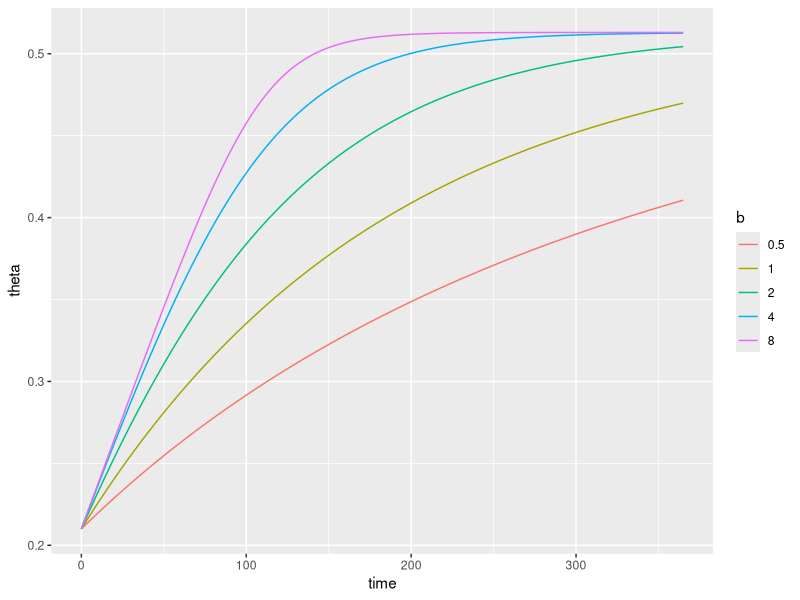
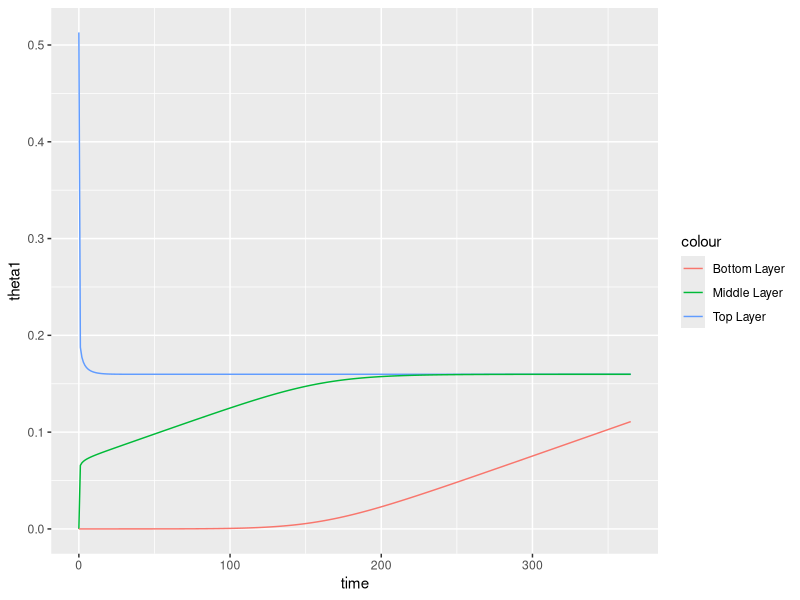
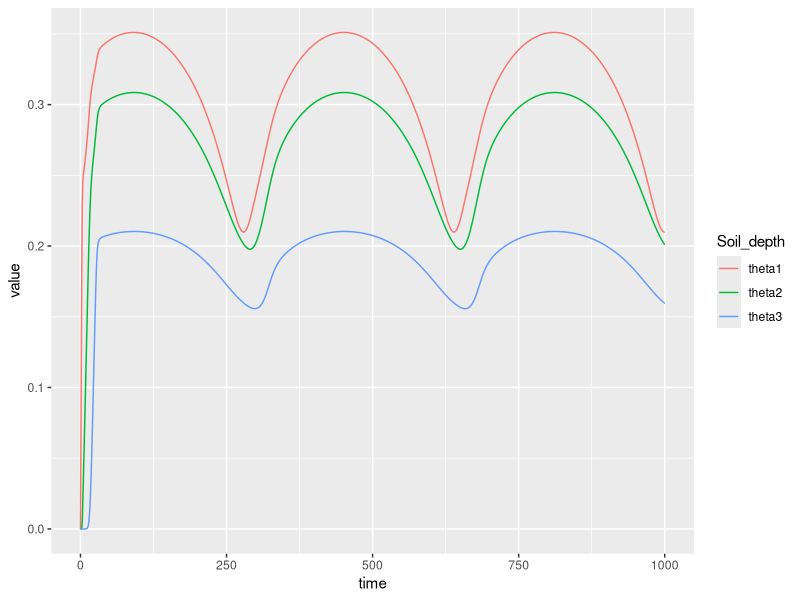
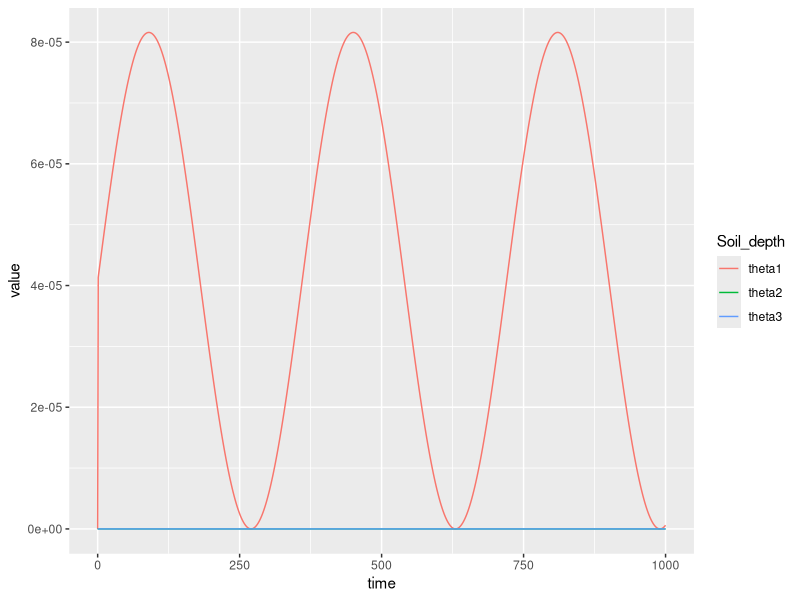
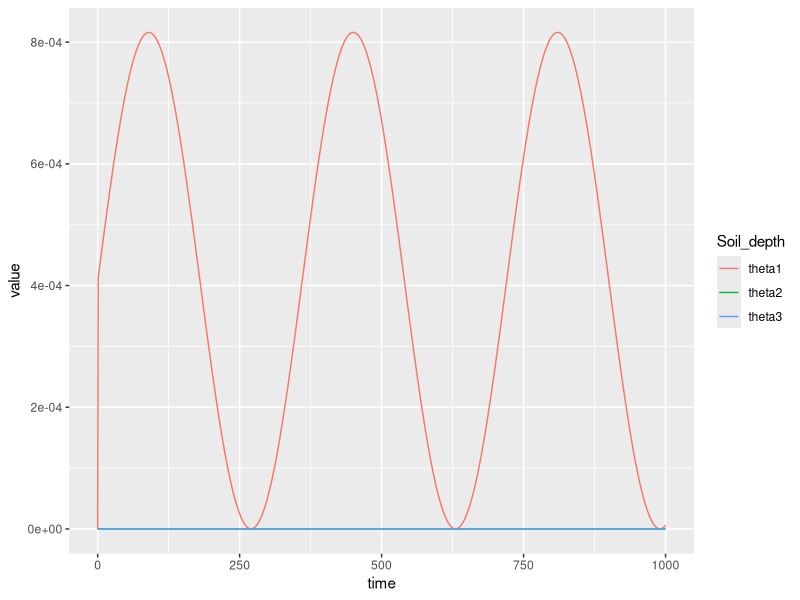
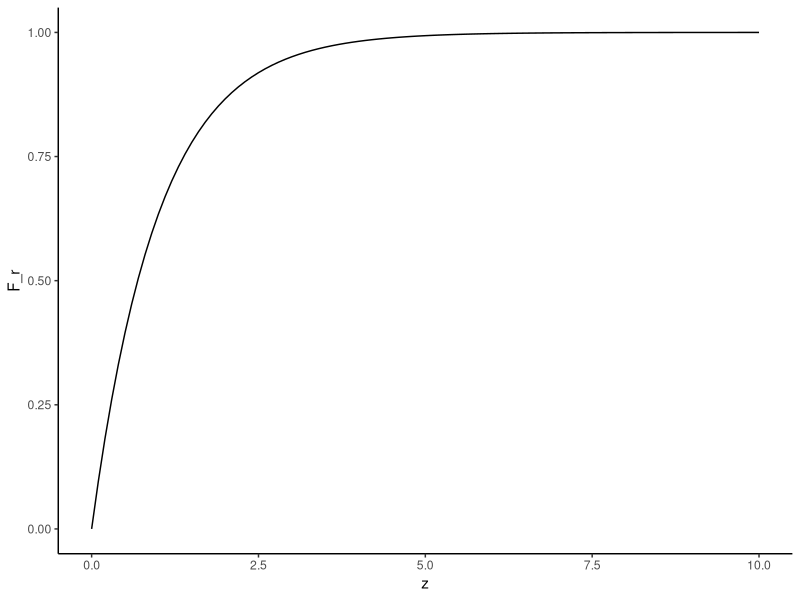
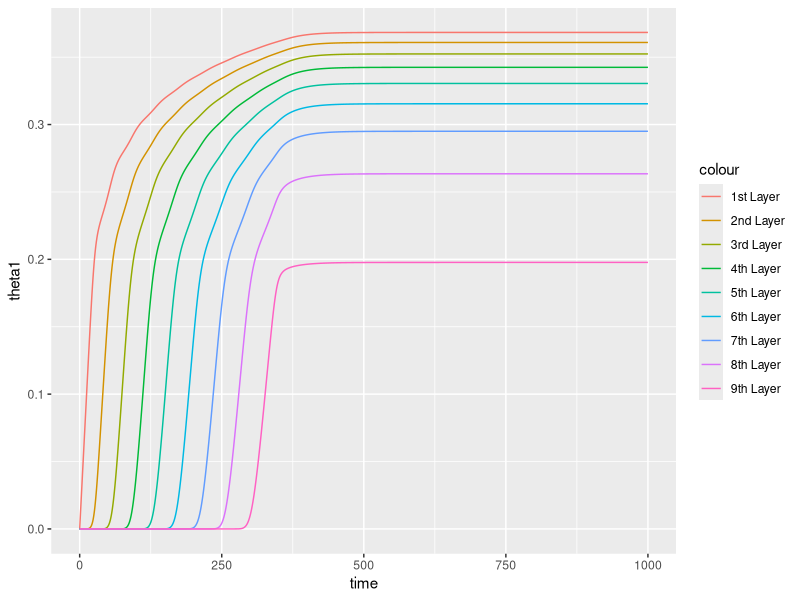
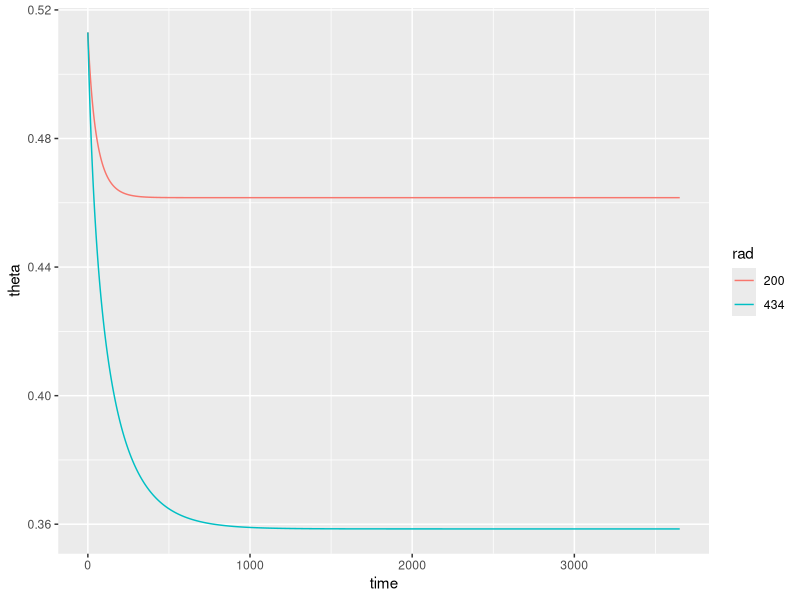

The R script that drew these images, in order:
## ---- chunk 1
knitr::opts_chunk$set(echo = TRUE)
## ---- chunk 2
library(tidyverse)
library(deSolve)
## ---- chunk 3
# Timestep
t <- seq(0,365, by = 1)

# Variables
theta_init <- c(theta=0.210)

# Model parameters
params <- 
  expand_grid(theta_sat = 0.513, 
            R  = 1000/365,
            b = c(1, 0.5, 2, 4, 8),
            z = 1000) %>%
        split(., .$b)

# Rates of change
theta_rates <- function(t, theta, params) {
  with(as.list(c(theta, params)), {
    
    dtheta_dt = (R*(1-(theta/theta_sat)^b))/z

    return(list(c(dtheta_dt)))
  })
}
## ---- chunk 4

logistic_solution <-
  map_dfr(
    params,
    ~ode(
    y = theta_init,
    times = t,
    func = theta_rates,
    parms = .x) %>%
  as.data.frame(), .id = "b")
## ---- chunk 5

logistic_solution %>% 
  ggplot(aes(time, theta, col=b)) +
  geom_line()

## ---- chunk 6
# Timestep
t <- seq(0,365, by = 1)

# Variables
theta_init <- c(theta1=0.513, theta2=0, theta3=0)

# Model parameters for silty loam (Landsberg)
params <- 
  expand_grid(theta_sat = 0.513, 
    R  = 1/365,
    #convert to day
    ksat = c(12.2*24),
    nk = 11.9
    ) %>%
        split(., .$ksat)

# Rates of change
theta_rates <- function(t, theta, params) {
  with(as.list(c(theta, params)), {
    dtheta1_dt = R - (ksat * (theta1/theta_sat)^nk)/0.1
    dtheta2_dt = ((ksat * (theta1/theta_sat)^nk) - (ksat * (theta2/theta_sat)^nk))/0.5
    dtheta3_dt = ((ksat * (theta2/theta_sat)^nk))/0.5
    return(list(c(dtheta1_dt,dtheta2_dt,dtheta3_dt)))
  })
}

## ---- chunk 7

logistic_solution <-
  map_dfr(
    params,
    ~ode(
    y = theta_init,
    times = t,
    func = theta_rates,
    parms = .x) %>%
  as.data.frame(), .id = "ks")
## ---- chunk 8

logistic_solution %>% 
 ggplot(aes(time)) + 
  geom_line(aes(y = theta1, col="Top Layer")) + 
  geom_line(aes(y = theta2, col="Middle Layer")) +
  geom_line(aes(y = theta3, col="Bottom Layer"))


## ---- chunk 9
# Timestep
t <- seq(0,1000, by = 0.1)

# Variables
theta_init <- c(theta11=0, theta22=0, theta33=0, theta44=0)



# Model parameters for silty loam (Landsberg)
params <- list(
  c(
    R=3/365,
    dsat = 1.4,
    nd = 6.5,
    theta_sat = c(0.482),
    b=8,
    amp=0,
    I_constant=1,
    sine_height=1,
    frequency=180,
    ksat=292.8,
    nk=11.9
    ))


# Rates of change
theta_rates1 <- function(t, theta_init, params) {
  with(as.list(c(theta_init, params)), {
    dtheta1_dt=R-(-dsat*(theta11/theta_sat)^nd)*((theta22-theta11)/0.50)
    dtheta2_dt=(-dsat*(theta11/theta_sat)^nd)*((theta22-theta11)/0.50)-(-dsat*(theta22/theta_sat)^nd)*((theta33-theta22)/0.50)
    dtheta3_dt=(-dsat*(theta22/theta_sat)^nd)*((theta33-theta22)/0.50)-((ksat)*(theta33/theta_sat)^nk)
    dtheta4_dt=((ksat)*(theta33/theta_sat)^nk)
    
    return(list(c(dtheta1_dt,dtheta2_dt,dtheta3_dt,dtheta4_dt)))
  })
}
## ---- chunk 10

logistic_solution1 <-
  map_dfr(
    params,
    ~ode(
    y = theta_init,
    times = t,
    func = theta_rates1,
    parms = .x) %>%
  as.data.frame())
## ---- chunk 11
#set time period and time step
t <- seq(0,1000, by = 1)

#how many soil depths should be monitored
n=3

#set depth of points, can be customised. N-1 in this case accounts for one customsied point, all others are the same
standard_depth = 0.5
z <- c(0.10, rep(standard_depth, n-1))

i=1

#set vector to collect gradients 
dtheta_dt <- vector(length = n)

#set initial soil moisture content for each layer (boundary z[i] - z[i-1]) as well as the amount of water lost to deep drainage and runoff and the total amount of rainfall falling in period for sanity check, particulary important for when inclduing temporal variation
theta_init <- c(theta=rep(0, n), runoff = 0, deep_drainage=0, cumulative_rain=0)

#set parameter values
params <- list(
  c(
    R=3/365,
    dsat = 1.4,
    nd = 6.5,
    theta_sat = 0.482,
    b=8,
    ksat=292.8,
    nk=11.9,
    amp=1,
    sine_height=1,
    frequency=180,
    I_constant = 1
    ))
#soil moisture drainage model

theta_rates <- function(t, theta, params) {
  with(as.list(c(theta, params)), {
    
    I = (1-I_constant*(theta[i]/theta_sat)^b)
    S = amp*sin(t/frequency*pi)+sine_height
    

    for(i in 1:n){
    
    #top layer. Non-infiltrating rainfall is stored in runoff, but leaves the plant-accessible water budget forever. 
      if(i == 1) {
    inflow = R*S*I/z[i]
    runoff = (R*S)*(1-I)
    outflow = (-dsat*(theta[i]/theta_sat)^nd)*((theta[i+1]-theta[i])/z[i+1])/z[i]
  
      }
    
    #middle layers  
      if(!i %in% c(1, n)) {
     inflow = (-dsat*(theta[i-1]/theta_sat)^nd)*((theta[i]-theta[i-1])/z[i])/z[i]
     outflow= (-dsat*(theta[i]/theta_sat)^nd)*((theta[i+1]-theta[i])/z[i+1])/z[i]
      }
      
    # last layer - water that outflows from this layer is gone forever. Values are stored in deep_drainage.
      if(i == (n)) {
    inflow = (-dsat*(theta[i-1]/theta_sat)^nd)*((theta[i]-theta[i-1])/z[i])/z[i]
    outflow = ((ksat)*(theta[i]/theta_sat)^nk)/z[i]
    deep_drainage = ((ksat)*(theta[i]/theta_sat)^nk)
      }
    
      
    dtheta_dt[i] = inflow - outflow
    runoff = runoff
    deep_drainage = deep_drainage
    cumulative_rain = R*S
    }
    
    return(list(c(dtheta_dt, runoff, deep_drainage, cumulative_rain)))
  })
}



## ---- chunk 12

logistic_solution <-
  map_dfr(
    params,
    ~ode(
    y = theta_init,
    times = t,
    func = theta_rates,
    parms = .x) %>%
  as.data.frame())
## ---- chunk 13

logistic_solution %>%
  select(time, contains("theta")) %>%
  pivot_longer(., contains("theta")) %>%
  rename(Soil_depth = name) %>%
  ggplot(aes(time)) +
  geom_line(aes(y=value, col=Soil_depth))
 
## ---- chunk 14
#set time period and time step
t <- seq(0,1000, by = 1)

#how many soil depths should be monitored
n=3

#set depth of points, can be customised. N-1 in this case accounts for one customsied point, all others are the same
standard_depth = 0.5
z <- c(0.10, rep(standard_depth, n-1))

#set vector to collect gradients 
dtheta_dt <- vector(length = n)

#set initial soil moisture content for each layer (boundary z[i] - z[i-1]) as well as the amount of water lost to deep drainage and runoff and the total amount of rainfall falling in period for sanity check, particulary important for when inclduing temporal variation
theta_init <- c(theta=rep(0, n), runoff = 0, deep_drainage=0, cumulative_rain=0, evaporation = 0)

#set parameter values
params <- list(
  c(
    R=1/365,
    dsat = 1.4,
    nd = 6.5,
    theta_sat = 0.482,
    b=8,
    ksat=0,
    nk=11.9,
    amp=1,
    sine_height=1,
    frequency=180,
    I_constant = 1,
    b = 8,
    gcmax=0.0025,
    gb=0.01,
    vpd=900,
    p = 1.204,
    cpa = 1004, 
    y=66.1, 
    air_temp=25,
    rad = 200,
    L = 2.45*10^6
    ))
#soil moisture drainage model

theta_rates <- function(t, theta, params) {
  with(as.list(c(theta, params)), {
    
    S = amp*sin(t/frequency*pi)+sine_height
    slope_sat_vap_curve = 4098*(0.6108*exp((17.27*air_temp)/(air_temp+237.3)))/(air_temp+237.3)^2 *1000


    for(i in 1:n){
    
    #top layer. Non-infiltrating rainfall is stored in runoff, but leaves the plant-accessible water budget forever. 
      if(i == 1) {
    E_s_num = slope_sat_vap_curve *rad + gb*p*cpa*vpd
    E_s_den = slope_sat_vap_curve + y*(1+gb/(gcmax*(theta[i]/theta_sat)))
    E_s=E_s_num/E_s_den*(1/L)*12*60*60    
        
    I = (1-I_constant*(theta[i]/theta_sat)^b)
    inflow = R*S*I - E_s
    runoff = (R*S)*(1-I)
    outflow = (-dsat*(theta[i]/theta_sat)^nd)*((theta[i+1]-theta[i])/z[i+1])
  
      }
    
    #middle layers  
      if(!i %in% c(1, n)) {
     inflow = (-dsat*(theta[i-1]/theta_sat)^nd)*((theta[i]-theta[i-1])/z[i])
     outflow= (-dsat*(theta[i]/theta_sat)^nd)*((theta[i+1]-theta[i])/z[i+1])
      }
      
    # last layer - water that outflows from this layer is gone forever. Values are stored in deep_drainage.
      if(i == (n)) {
    inflow = (-dsat*(theta[i-1]/theta_sat)^nd)*((theta[i]-theta[i-1])/z[i])
    outflow = ((ksat)*(theta[i]/theta_sat)^nk)
    deep_drainage = ((ksat)*(theta[i]/theta_sat)^nk)
      }
    
      
    dtheta_dt[i] = (inflow - outflow)
    runoff = runoff
    deep_drainage = deep_drainage
    cumulative_rain = R*S
    evaporation = E_s
    }
    
    return(list(c(dtheta_dt, runoff, deep_drainage, cumulative_rain, evaporation)))
  })
}



## ---- chunk 15

logistic_solution <-
  map_dfr(
    params,
    ~ode(
    y = theta_init,
    times = t,
    func = theta_rates,
    parms = .x) %>%
  as.data.frame())
## ---- chunk 16

logistic_solution %>%
  mutate_at(.vars = c("theta1"), ~.*z[1]) %>%
  mutate_at(.vars = c("theta2"), ~.*z[2]) %>%
  mutate_at(.vars = c("theta3"), ~.*z[3]) %>%
  select(time, contains("theta")) %>%
  pivot_longer(., contains("theta")) %>%
  rename(Soil_depth = name) %>%
  ggplot(aes(time)) +
  geom_line(aes(y=value, col=Soil_depth))

logistic_solution %>%
  select(time, contains("theta")) %>%
  pivot_longer(., contains("theta")) %>%
  rename(Soil_depth = name) %>%
  ggplot(aes(time)) +
  geom_line(aes(y=value, col=Soil_depth))
 
## ---- chunk 17
z <- seq(0,10, by=0.1)
b <- 0.99
F_r = (1-b^(100*z))/(1-b^(100*max(z)))
ggplot() + geom_line(aes(x=z, y=F_r)) + theme_classic()
  
## ---- chunk 18
#ignore below for now


# Timestep
t <- seq(0,1000, by = 0.1)

# Variables
theta_init <- c(theta1=0, theta2=0, theta3=0, theta4=0, theta5=0, theta6=0, theta7=0, theta8=0, theta9=0, theta10=0, runoff = 0)


# Model parameters for silty loam (Landsberg)
params <- list(
  c(
    R=3/365,
    dsat = 1.4,
    nd = 6.5,
    theta_sat = c(0.482),
    b=8,
    I_constant=1,
    amp=0,
    sine_height=1,
    frequency=180,
    ksat=292.8,
    nk=11.9))

# Rates of change
theta_rates <- function(t, theta_init, params) {
  with(as.list(c(theta_init, params)), {
    I = (1-(theta1/theta_sat)^b)
    S = amp*sin(t/frequency*pi)+sine_height
    dtheta1_dt=R*S*I-(-dsat*(theta1/theta_sat)^nd)*((theta2-theta1)/0.25)
    dtheta2_dt=((-dsat*(theta1/theta_sat)^nd)*((theta2-theta1)/0.25)-(-dsat*(theta2/theta_sat)^nd)*((theta3-theta2)/0.25))
    dtheta3_dt=((-dsat*(theta2/theta_sat)^nd)*((theta3-theta2)/0.25)-(-dsat*(theta3/theta_sat)^nd)*((theta4-theta3)/0.25))
    dtheta4_dt=((-dsat*(theta3/theta_sat)^nd)*((theta4-theta3)/0.25)-(-dsat*(theta4/theta_sat)^nd)*((theta5-theta4)/0.25))
    dtheta5_dt=((-dsat*(theta4/theta_sat)^nd)*((theta5-theta4)/0.25)-(-dsat*(theta5/theta_sat)^nd)*((theta6-theta5)/0.25))
    dtheta6_dt=((-dsat*(theta5/theta_sat)^nd)*((theta6-theta5)/0.25)-(-dsat*(theta6/theta_sat)^nd)*((theta7-theta6)/0.25))
    dtheta7_dt=((-dsat*(theta6/theta_sat)^nd)*((theta7-theta6)/0.25)-(-dsat*(theta7/theta_sat)^nd)*((theta8-theta7)/0.25))
    dtheta8_dt=((-dsat*(theta7/theta_sat)^nd)*((theta8-theta7)/0.25)-(-dsat*(theta8/theta_sat)^nd)*((theta9-theta8)/0.25))
    dtheta9_dt=((-dsat*(theta8/theta_sat)^nd)*((theta9-theta8)/0.25))-((ksat)*(theta9/theta_sat)^nk)
    dtheta10_dt= ((ksat)*(theta9/theta_sat)^nk)
    # ((12.2*24)*(theta9/theta_sat)^11.9)
    runoff = R*S*(1-I)


    return(list(c(dtheta1_dt,dtheta2_dt, dtheta3_dt,dtheta4_dt,dtheta5_dt,dtheta6_dt,dtheta7_dt,dtheta8_dt,dtheta9_dt,dtheta10_dt
, runoff)))
  })
}


## ---- chunk 19

logistic_solution <-
  map_dfr(
    params,
    ~ode(
    y = theta_init,
    times = t,
    func = theta_rates,
    parms = .x) %>%
  as.data.frame())

## ---- chunk 20

logistic_solution %>% 
 ggplot(aes(time)) + 
  geom_line(aes(y = theta1, col="1st Layer")) + 
  geom_line(aes(y = theta2, col="2nd Layer")) + 
  geom_line(aes(y = theta3, col="3rd Layer"))+ 
  geom_line(aes(y = theta4, col="4th Layer"))+ 
  geom_line(aes(y = theta5, col="5th Layer"))+ 
  geom_line(aes(y = theta6, col="6th Layer"))+ 
  geom_line(aes(y = theta7, col="7th Layer"))+ 
  geom_line(aes(y = theta8, col="8th Layer"))+ 
  geom_line(aes(y = theta9, col="9th Layer"))




## ---- chunk 21
# Timestep
t <- seq(0,3650, by = 1)

# Variables
theta_init <- c(theta=0.513)

# Model parameters
params <- 
  expand_grid(theta_sat = 0.513,
            R  = 1000/365,
            b = 8,
            gcmax=0.0025,
            gb=0.01,
            vpd=900,
            p = 1.204,
            cpa = 1004, 
            y=66.1, 
            s=145,
            air_temp=25,
            slope_sat_vap_curve = 4098*(0.6108*exp((17.27*air_temp)/(air_temp+237.3)))/(air_temp+237.3)^2 *1000,
            #radiation will be fed in from plant model based on its solar radiation submodel and plant lai
            rad = c(200,434),
            max_air_temp = 25,
            min_air_temp= 10,
            L = 2.45*10^6,
            z = 1500) %>%
            split(., .$rad)

# Rates of change
theta_rates <- function(t, theta, params) {
  with(as.list(c(theta, params)), {
    evap_numerator = slope_sat_vap_curve *rad + gb*p*cpa*vpd
    evap_denominator = slope_sat_vap_curve + y*(1+gb/(gcmax*(theta/theta_sat)))
    evap=evap_numerator/evap_denominator*(1/L)*12*60*60
    dtheta_dt = (R*(1-(theta/theta_sat)^b)- evap)/z

    return(list(c(dtheta_dt)))
  })
}
## ---- chunk 22

logistic_solution <-
  map_dfr(
    params,
    ~ode(
    y = theta_init,
    times = t,
    func = theta_rates,
    parms = .x) %>%
  as.data.frame(), .id = "rad")
## ---- chunk 23

logistic_solution %>% 
  ggplot(aes(time, theta, col=rad)) +
  geom_line()

## ---- chunk 24
# Timestep
t <- seq(0,100, by = 0.1)

# Variables
theta_init <- c(theta1=0.513, theta2=0, theta3=0)

# Model parameters
params <- 
  expand_grid(
    theta_sat = 0.513, 
    ds = 0.86,
    nd = 8.5,
    R = 0.00274
    ) %>%
        split(., .$ds)

# Rates of change
theta_rates <- function(t, theta, params) {
  with(as.list(c(theta, params)), {
    
    dtheta_dt1 = R -(ds*((theta1/theta_sat)^nd)) * (theta1-theta2)
    dtheta_dt2 = ((ds*((theta1/theta_sat)^nd)) * (theta1-theta2)) - ((ds*((theta2/theta_sat)^nd)) * (theta2-theta3))
    dtheta_dt3 = ((ds*((theta2/theta_sat)^nd)) * (theta2-theta3))

    return(list(c(dtheta_dt1,dtheta_dt2,dtheta_dt3)))
  })
}

## ---- chunk 25

logistic_solution <-
  map_dfr(
    params,
    ~ode(
    y = theta_init,
    times = t,
    func = theta_rates,
    parms = .x) %>%
  as.data.frame(), .id = "ks")
## ---- chunk 26

logistic_solution %>% 
  ggplot(aes(time, theta1, col=ks)) +
  geom_line()

logistic_solution %>% 
  ggplot(aes(time, theta2, col=ks)) +
  geom_line()

logistic_solution %>% 
  ggplot(aes(time, theta3, col=ks)) +
  geom_line()


## ---- chunk 27
# Timestep
t <- seq(0,10, by = 0.1)

# Variables
theta_init <- c(theta=0.482)

# Model parameters
params <- 
  expand_grid(
    ks = c(0.00021388),
    theta_sat = 0.482, 
    nk = 0.007,
    g = 9.8,
    pw = 1000,
    apsi = 1.87,
    npsi = 11.3) %>%
        split(., .$ks)

# Rates of change
theta_rates <- function(t, theta, params) {
  with(as.list(c(theta, params)), {
    
    dtheta_dt = -(((ks*(theta/theta_sat)^nk)/(g*pw)) * apsi * npsi * theta^(-npsi-1))

    return(list(c(dtheta_dt)))
  })
}

## ---- chunk 28

logistic_solution <-
  map_dfr(
    params,
    ~ode(
    y = theta_init,
    times = t,
    func = theta_rates,
    parms = .x) %>%
  as.data.frame(), .id = "ks")
## ---- chunk 29

logistic_solution %>% 
  ggplot(aes(time, theta, col=ks)) +
  geom_line()


## ---- chunk 30
# Timestep
t <- seq(0,10, by = 0.01)

# Variables
theta_init <- c(theta=0)

# Model parameters
params <- 
  expand_grid(theta_sat = 0.482, 
            R  = 1.0,
            ks = c(40.47, 146),
            c = 4,
            b = 4) %>%
        split(., .$ks)

# Rates of change
theta_rates <- function(t, theta, params) {
  with(as.list(c(theta, params)), {
    
    dtheta_dt = R*(1-(theta/theta_sat)^b)-ks*(theta/theta_sat)^c

    return(list(c(dtheta_dt)))
  })
}

## ---- chunk 31

logistic_solution <-
  map_dfr(
    params,
    ~ode(
    y = theta_init,
    times = t,
    func = theta_rates,
    parms = .x) %>%
  as.data.frame(), .id = "ks")
## ---- chunk 32

logistic_solution %>% 
  ggplot(aes(time, theta, col=ks)) +
  geom_line()


## ---- chunk 33
# Timestep
t <- seq(0,10, by = 0.01)

# Variables
theta_init <- c(theta=0)

# Model parameters
params <- 
  expand_grid(theta_sat = 0.482, 
            R  = 1.0,
            ks = c(40.47, 5550.37),
            c = 11,
            b = 4) %>%
        split(., .$ks)

# Rates of change
theta_rates <- function(t, theta, params) {
  with(as.list(c(theta, params)), {
    
    dtheta_dt = (R+R*sin(t/(2*pi)^-1))*(1-(theta/theta_sat)^b)-ks*(theta/theta_sat)^c

    return(list(c(dtheta_dt)))
  })
}

## ---- chunk 34

logistic_solution <-
  map_dfr(
    params,
    ~ode(
    y = theta_init,
    times = t,
    func = theta_rates,
    parms = .x) %>%
  as.data.frame(), .id = "ks")
## ---- chunk 35

logistic_solution %>% 
  ggplot(aes(time, theta, col=ks)) +
  geom_line()


## ---- chunk 36
# Timestep
t <- seq(0,10, by = 0.01)

# Variables
theta_init <- c(theta=0)

# Model parameters
params <- 
  expand_grid(theta_sat = 0.482, 
            R  = 1.0,
            ks = c(40.47),
            c = 11,
            b = 4,
            pe = c(0.5,1,1.4),
            k = 0.46,
            LAI = 0) %>%
        split(., .$pe)


# Rates of change
theta_rates <- function(t, theta, params) {
  with(as.list(c(theta, params)), {
    
    dtheta_dt = R*(1-(theta/theta_sat)^b)-ks*(theta/theta_sat)^c - 
    pe*(exp(-k * LAI)/(1 + exp (-12 * (theta /theta_sat - 0.5))))

    return(list(c(dtheta_dt)))
  })
}

## ---- chunk 37

logistic_solution <-
  map_dfr(
    params,
    ~ode(
    y = theta_init,
    times = t,
    func = theta_rates,
    parms = .x) %>%
  as.data.frame(), .id = "pe")
## ---- chunk 38

logistic_solution %>% 
  ggplot(aes(time, theta, col=pe)) +
  geom_line()


## ---- chunk 39
# Timestep
t <- seq(0,10, by = 0.01)

# Variables
theta_init <- c(theta=0)

# Model parameters
params <- 
  expand_grid(theta_sat = 0.482, 
            R  = 1.0,
            ks = c(40.47),
            c = 11,
            b = 4,
            pe = c(0.5, 1,1.4),
            k = 0.46,
            LAI = 0) %>%
        split(., .$pe)


# Rates of change
theta_rates <- function(t, theta, params) {
  with(as.list(c(theta, params)), {
    
    dtheta_dt = (R+R*sin(t/(2*pi)^-1))*(1-(theta/theta_sat)^b)-ks*(theta/theta_sat)^c - 
    pe*(exp(-k * LAI)/(1 + exp (-12 * (theta /theta_sat - 0.5))))

    return(list(c(dtheta_dt)))
  })
}

## ---- chunk 40

logistic_solution <-
  map_dfr(
    params,
    ~ode(
    y = theta_init,
    times = t,
    func = theta_rates,
    parms = .x) %>%
  as.data.frame(), .id = "pe")
## ---- chunk 41

logistic_solution %>% 
  ggplot(aes(time, theta, col=pe)) +
  geom_line()


## ---- chunk 42
# Timestep
t <- seq(0,100, by = 1)

# Variables
theta_init <- c(theta=0.482)

# Model parameters for silty loam (Landsberg)
params <- 
  expand_grid(
    #convert to day
    ksat = c(12.2*24),
    nk = 11.9,
    theta_sat = 0.482, 
    g = 9.8,
    pw = 1000,
    apsi = 1.87,
    npsi = 4.5) %>%
        split(., .$ksat)

# Rates of change
theta_rates <- function(t, theta, params) {
  with(as.list(c(theta, params)), {
    soil_conductivity = ksat * (theta/theta_sat)^nk
    dpsi_dtheta = apsi * npsi * theta ^ (-npsi-1)
    # dtheta_dt = - (soil_conductivity/(g*pw))*dpsi_dtheta*((theta-0.2)/0.1)
      dtheta_dt = - (soil_conductivity)


    return(list(c(dtheta_dt)))
  })
}

## ---- chunk 43

logistic_solution <-
  map_dfr(
    params,
    ~ode(
    y = theta_init,
    times = t,
    func = theta_rates,
    parms = .x) %>%
  as.data.frame(), .id = "ks")
## ---- chunk 44

logistic_solution %>% 
  ggplot(aes(time, theta, col=ks)) +
  geom_line()
